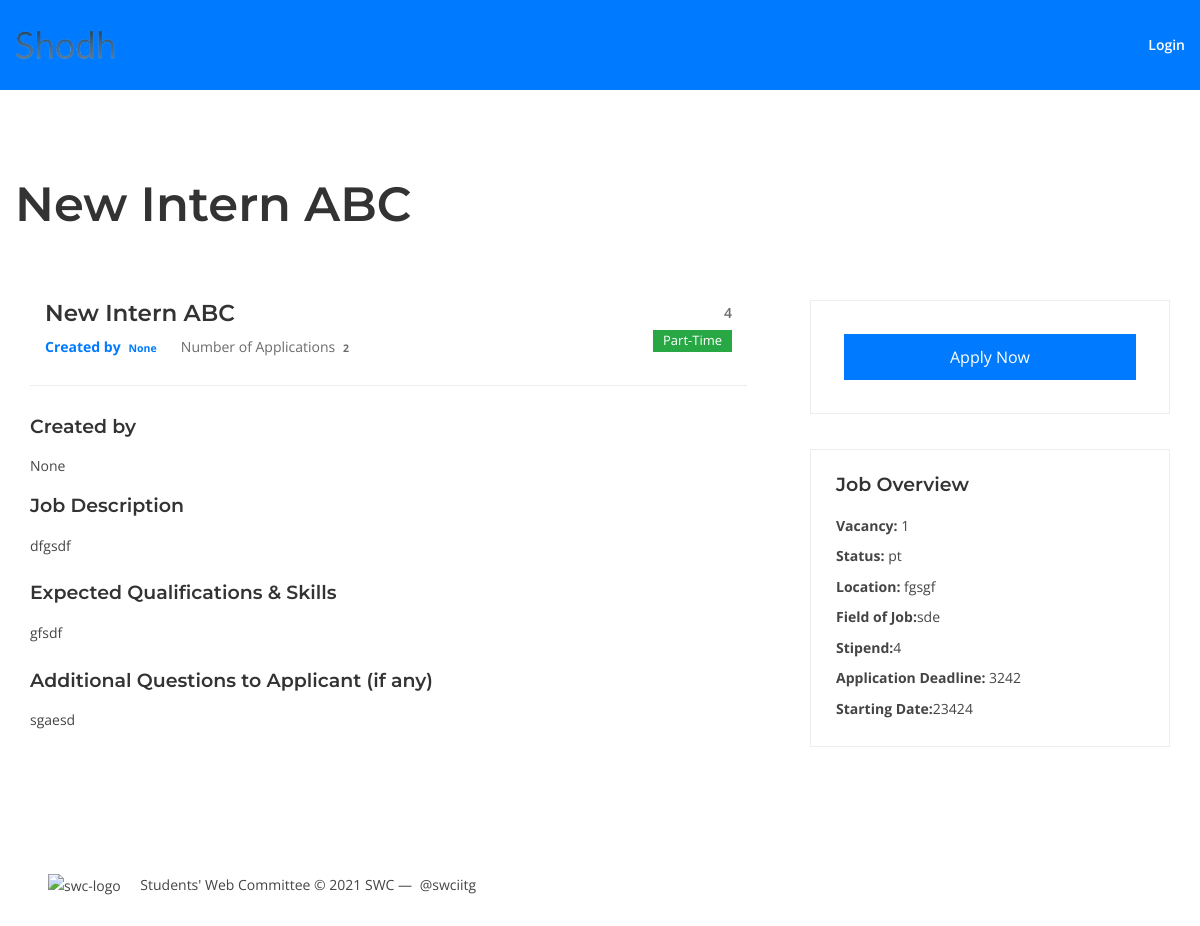
Before: /groups/posts/in/new-intern-abc/ with the older database file.
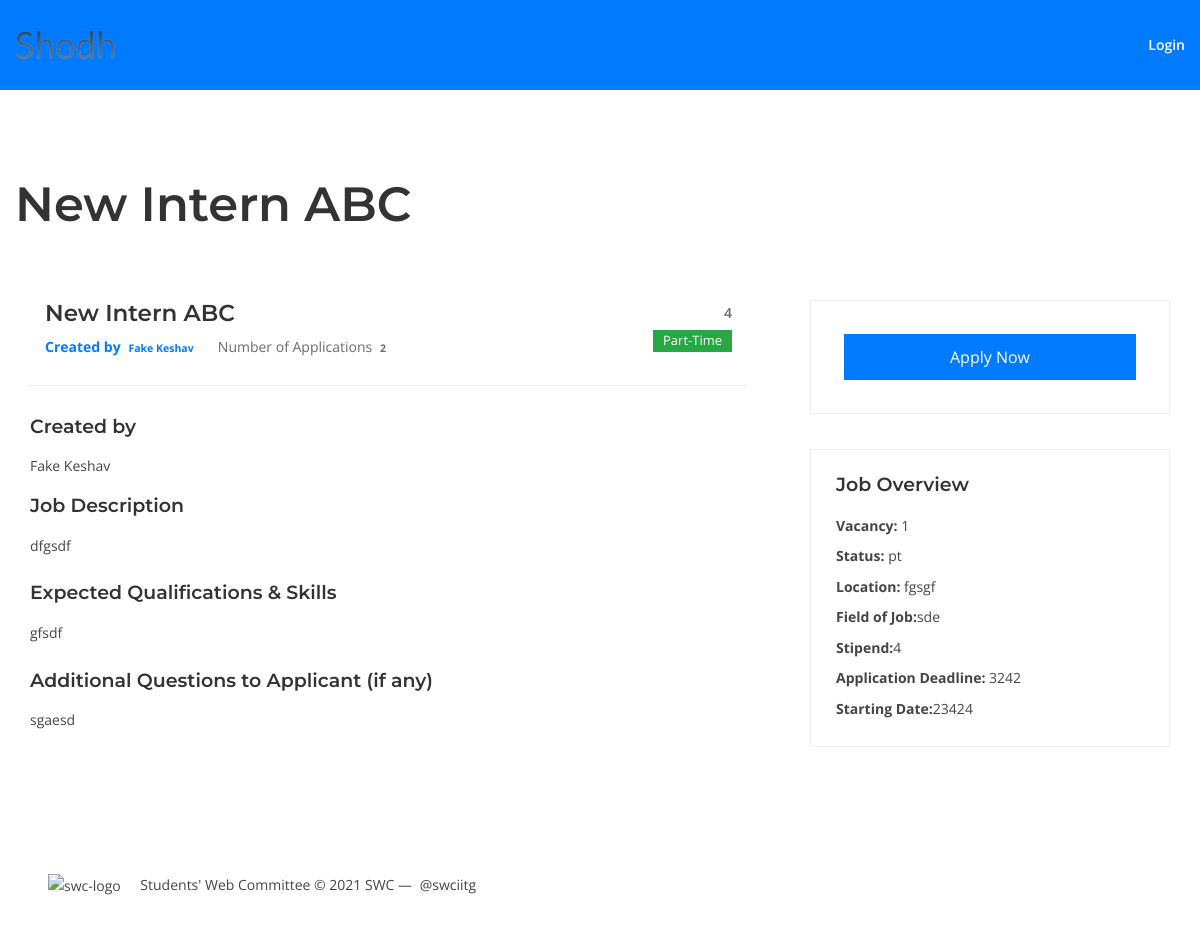
After: the same page with the newer database file.
### groups/models.py (models this page shows, shortened)
class Group(models.Model):
    creator = models.ForeignKey(User,on_delete=models.CASCADE, related_name="group_creator")
    name = models.CharField(max_length=255, unique=True)
    slug = models.SlugField(allow_unicode=True, unique=True)
    description = models.TextField(blank=True, default='')
    description_html = models.TextField(editable=False, default='', blank=True)
    field_of_job= models.CharField(max_length=255, choices=FIELD_CHOICES, default='sde')
    duration = models.CharField(max_length=255, blank=True, default='', null=True)
    stipend = models.CharField(max_length=255, blank=True, default='', null=True)
    expected_qualifications = models.TextField(blank=True, default='', null=True)
    apply_by = models.CharField(max_length=255,blank=True, default='', null=True)
    start_date= models.CharField(max_length=255,blank=True, default='', null=True)
    additional_questions_to_applicant = models.TextField(blank=True, default='', null=True)
    location = models.CharField(max_length=255, blank=True, default='', null=True)
    vacancy = models.PositiveIntegerField(blank=True, default=1, null=True)
    workstatus = models.CharField(max_length=255, choices=STATUS_CHOICES, default='pt')
    btp=models.BooleanField(default=False, null=True, blank=True)
    branch = models.CharField(max_length=255, choices=BRANCH_CHOICES, default='na')
    finished=models.BooleanField(default=False, null=True, blank=True)
    class Meta:
        ordering = ["name"]

### accounts/models.py (models this page shows, shortened)
class UserProfile(models.Model):
    name = models.CharField(default=None,max_length=256,null=True)
    user = models.OneToOneField(User, on_delete=models.CASCADE, default=None)
    slug = models.SlugField(allow_unicode=True, unique=True,  default=None)
    position= models.CharField(max_length=255, choices=POSITION_CHOICES, default='stud')
    photo= models.ImageField(default= None,null=True)
    username = models.CharField(max_length=256)
    aboutme = models.TextField(default=None,null=True)
    branch = models.CharField(max_length=255, choices=BRANCH_CHOICES, default='bt')
    cpi = models.FloatField(default=None,null=True)
    gender = models.CharField(max_length=255, choices=GENDER_CHOICES, default='anon')
    linkedin = models.CharField(default=None,max_length=256,null=True)

### groups/views.py (the view)
# urls.py: url(r"^posts/in/(?P<slug>[-\w]+)/$",views.SingleGroup.as_view(),name="single"),
class SingleGroup(generic.DetailView):
    model = Group

### groups/templates/groups/group_detail.html (shortened to what this page needs)
{% extends "groups/group_base.html" %}
{% load static %}
{% block group_content %}
<div style=" padding-top: 15%;"">
	<h1>{{group.name}}</h1>
	<div class=" section " style=" padding-top: 5%;"">
		<div class=" container">
			<div class="row mb-n5">
				<div class="col-lg-8 col-12 mb-5 pr-lg-5">
					<div class="job-list-details">
						<div class="job-details-head row mx-0">
							<div class="salary-type col-auto order-sm-3">
								<span class="salary-range">{{ group.stipend }}</span>
								{% if group.workstatus == "pt" %}
								<span class="badge badge-success">Part-Time</span>
								{% else %}
								<span class="badge badge-success">Full-Time</span>
								{% endif %}
							</div>
							<div class="content col">
								<h5 class="title">{{ group.name }}</h5>
								<ul class="meta">
									<li><strong class="text-primary"> Created by <span class="badge"> {{ group.creator.userprofile.name }}
											</span></strong>
									</li>
									<li>Number of Application{{ group.posts.count|pluralize }} <span class="badge">
											{{ group.posts.count }} </span></li>
								</ul>
							</div>
						</div>
						<div class="job-details-body">
							<h6 class="mb-3">Created by</h6>
							<p>{{group.creator.userprofile.name}}</p>
							<h6 class="mb-3">Job Description</h6>
							<p>{{group.description}}</p>
							<h6 class="mb-3 mt-4">Expected Qualifications & Skills</h6>
							<p>{{ group.expected_qualifications}}</p>
							<h6 class="mb-3 mt-4">Additional Questions to Applicant (if any) </h6>
							<p>{{ group.additional_questions_to_applicant}}</p>
						</div>
					</div>
				</div>
				<div class="col-lg-4 col-12 mb-5">
					<div class="sidebar-wrap">
						{% if group.creator != user %}
						<div class="sidebar-widget">
							<div class="inner">
								<div class="col-xl-auto col-lg-12 col-sm-auto col-12 p-2">
									<a href="{% url 'posts:create' %}" class="d-block btn btn-primary">Apply Now</a>
								</div>
							</div>
						</div>
						{% endif %}
						<div class="sidebar-widget">
							<div class="inner">
								<h6 class="title">Job Overview</h6>
								<ul class="job-overview list-unstyled">
									<li><strong>Vacancy:</strong> {{ group.vacancy }}</li>
									<li><strong>Status:</strong> {{ group.workstatus }}</li>
									<li><strong>Location:</strong> {{ group.location }}</li>
									<li><strong>Field of Job:</strong>{{ group.field_of_job}}</li>
									<li><strong>Stipend:</strong>{{ group.stipend}}</li>
									<li><strong>Application Deadline:</strong> {{ group.apply_by}}</li>
									<li><strong>Starting Date:</strong>{{ group.start_date}}</li>
								</ul>
							</div>
						</div>
					</div>
				</div>
				<div class="col-md-8">
					{% if group.creator == user %}
						{% if group.posts.count == 0 %}
							<h4 style="padding-bottom: 5%;">No applications for this intern yet!</h4>
						{% else %}
							{% for post in group.posts.all %}
								{% include "posts/_post.html" %}
							{% endfor %}
						{% endif %}
					{% else %}
								<div class="row mb-n5" style="padding-bottom: 20%;">
					{% endif %}
								</div>
				</div>
			</div>
		</div>
	</div>
</div>
{% endblock %}

Changed rows visible on the page:
changed Group "New Intern ABC": creator.userprofile.name "None" → "Fake Keshav"
